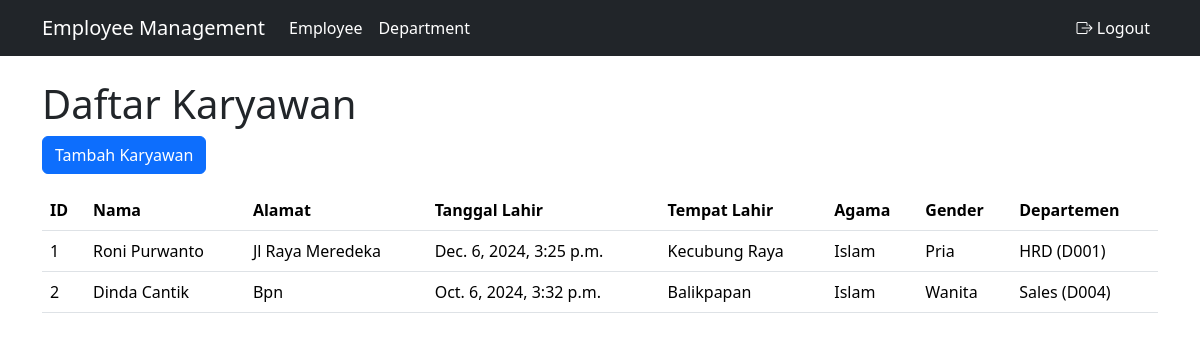
The app's page / (signed in) with its own data.
### hrd/models.py (models this page shows, shortened)
class Employee(models.Model):
    name = models.CharField(max_length=255)
    address = models.TextField()
    date_of_birth = models.DateTimeField()
    place_of_birth = models.CharField(max_length=255)
    RELIGION_CHOICES = (
        ('Islam', 'Islam'),
        ('Kristen', 'Kristen'),
        ('Katholik', 'Katholik'),
        ('Hindu', 'Hindu'),
        ('Budha', 'Budha'),
    )
    religion = models.CharField(max_length=20, choices=RELIGION_CHOICES)
    GENDER_CHOICES = (
        ('Pria', 'Pria'),
        ('Wanita', 'Wanita'),
    )
    gender = models.CharField(max_length=10, choices=GENDER_CHOICES)
    department = models.ForeignKey(Department, on_delete=models.SET_NULL, null=True)

class Department(models.Model):
    code = models.CharField(max_length=10, unique=True)
    name = models.CharField(max_length=255)
    def __str__(self):
        return f"{self.name} ({self.code})"

### hrd/views.py (the view)
# urls.py: path('', views.employee_list, name='employee_list'),
@login_required(login_url='login')
def employee_list(request):
    employees = Employee.objects.all()
    return render(request, 'employee_list.html', {'employees': employees})

### templates/employee_list.html (shortened to what this page needs)
{% extends 'base.html' %}
{% block content %}
  <h1>Daftar Karyawan</h1>
  <a href="{% url 'create_employee' %}" class="btn btn-primary mb-3">Tambah Karyawan</a>
  <table class="table">
    <thead>
      <tr>
        <th>ID</th>
        <th>Nama</th>
        <th>Alamat</th>
        <th>Tanggal Lahir</th>
        <th>Tempat Lahir</th>
        <th>Agama</th>
        <th>Gender</th>
        <th>Departemen</th>
      </tr>
    </thead>
    <tbody>
      {% for employee in employees %}
        <tr>
          <td>{{ employee.id }}</td>
          <td>{{ employee.name }}</td>
          <td>{{ employee.address }}</td>
          <td>{{ employee.date_of_birth }}</td>
          <td>{{ employee.place_of_birth }}</td>
          <td>{{ employee.religion }}</td>
          <td>{{ employee.gender }}</td>
          <td>{{ employee.department }}</td>
        </tr>
      {% endfor %}
    </tbody>
  </table>
{% endblock %}

### templates/base.html (shortened to what this page needs)
{% load static %}
<!doctype html>
<html lang="en">
  <head>
    <link href="https://cdn.jsdelivr.net/npm/bootstrap@5.3.3/dist/css/bootstrap.min.css" rel="stylesheet">
    <link rel="stylesheet" href="https://cdn.jsdelivr.net/npm/bootstrap-icons@1.11.1/font/bootstrap-icons.css">  </head>
  <body>
    <nav class="navbar navbar-expand-lg navbar-dark bg-dark">
      <div class="container">
        <a class="navbar-brand" href="#">Employee Management</a>
        <div class="collapse navbar-collapse" id="navbarSupportedContent">
          <ul class="navbar-nav me-auto mb-2 mb-lg-0">
            {% if user.is_authenticated %}
            <li class="nav-item">
              <a class="nav-link active" aria-current="page" href="{% url 'employee_list' %}">Employee</a>
            </li>
            <li class="nav-item">
              <a class="nav-link active" aria-current="page" href="{% url 'department_list' %}">Department</a>
            </li>
            {% endif %}
          </ul>
          <ul class="navbar-nav">
            {% if user.is_authenticated %}
            <li class="nav-item">
              <a class="nav-link active" aria-current="page" href="{% url 'logout' %}"><i class="bi bi-box-arrow-right"></i> Logout</a>
            </li>
            {% else %}
            <li class="nav-item">
              <a class="nav-link active" aria-current="page" href="{% url 'login' %}">Login</a>
            </li>
            {% endif %}
          </ul>
        </div>
      </div>
    </nav>
    <div class="container mt-4">
        {% block content %}{% endblock %}
    </div>
  </body>
</html>

### records on screen
Employee: id "1", name "Roni Purwanto", address "Jl Raya Meredeka", date_of_birth "Dec. 6, 2024, 3:25 p.m.", place_of_birth "Kecubung Raya", religion "Islam", gender "Pria", department "HRD (D001)"
Employee: id "2", name "Dinda Cantik", address "Bpn", date_of_birth "Oct. 6, 2024, 3:32 p.m.", place_of_birth "Balikpapan", religion "Islam", gender "Wanita", department "Sales (D004)"
